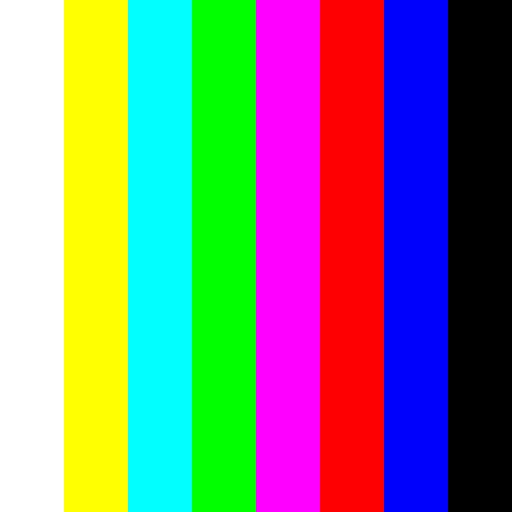
%> input picture barrasRGB.bmp, 512 x 512 px
$ octave Test_2_1.m   (GNU Octave 9; MATLAB toolbox functions it lacks are replaced by stand-ins)
%> lines starting %> are read from the running program, lines starting %| are printed output that depends on the picture; in (x1, y1, x2, y2) boxes, pixels count from 0 and x2, y2 are one past the last pixel; in counts of white or black regions, pixels touching at a corner belong together; the program's own positions count from 1
### RGBtoYCbCr.m
function [YCbCr] = RGBtoYCbCr(imageRGB)
%Receives (input): An image in RGB format (the same format delivered by Matllab function imread).
%Returns (output): A type 'cell' with three containers each corresponding to the image planes Y, Cb y Cr.
imageRGB_normalized = im2double(imageRGB);
Er = imageRGB_normalized(:,:,1);
Eg = imageRGB_normalized(:,:,2);
Eb = imageRGB_normalized(:,:,3);

Ey = 0.299*Er + 0.587*Eg + 0.114*Eb;
Er_Ey =  0.701*Er - 0.587*Eg - 0.114*Eb;
Eb_Ey =  -0.299*Er - 0.587*Eg + 0.886*Eb;

Kb = 0.5/0.886;
Kr = 0.5/0.701;

ECb = Kb*Eb_Ey;
ECr = Kr*Er_Ey;

%Y = im2uint8(219*Ey+16);
%Cb = im2uint8(224*ECb + 128);
%Cr = im2uint8(224*ECr + 128);

Y = uint8(219*Ey+16);
Cb = uint8(224*ECb + 128);
Cr = uint8(224*ECr + 128);
YCbCr = {Y, Cb, Cr};
end

### conv444to420.m
function [YCbCr420] = conv444to420(YCbCr444)
Y = YCbCr444{1};
Cb = YCbCr444{2};
Cr = YCbCr444{3};
[height,width] = size(Y);
Cb = imresize(Cb, [height/2, width/2], 'nearest');
Cr = imresize(Cr, [height/2, width/2], 'nearest');

YCbCr420 = {Y, Cb, Cr};
end

### conv420to444.m
function [YCbCr444] = conv420to444(YCbCr420)
Y = YCbCr420{1};
Cb = YCbCr420{2};
Cr = YCbCr420{3};

[height,width] = size(Cr);
Cb = imresize(Cb, [height*2, width*2], 'nearest');
Cr = imresize(Cr, [height*2, width*2], 'nearest');

YCbCr444 = {Y, Cb, Cr};
end

### YCbCrtoRGB.m
function [imageRGB] = YCbCrtoRGB(YCbCr)
%Receives (input): A type 'cell' with three containers each corresponding to the image planes Y, Cb y Cr.
%Returns (output): An image in RGB format (size: rows x columns x 3) resulting from the conversion.
Y = YCbCr{1};
Cb = YCbCr{2};
Cr = YCbCr{3};

Ey = (double(Y) -16)/219;
ECb = (double(Cb) - 128)/224;
ECr = (double(Cr) - 128)/224;

Kb = 0.5/0.8886;
Kr = 0.5/0.701;


Eb_Ey = ECb / Kb;
Er_Ey = ECr/ Kr;


Er = Ey + Er_Ey;
Eg = Ey + (-299*Er_Ey-114*Eb_Ey)/587;
Eb = Ey + Eb_Ey;

imageRGB_normalized(:,:,1)= Er;
imageRGB_normalized(:,:,2)= Eg;
imageRGB_normalized(:,:,3)= Eb;

imageRGB = im2uint8(imageRGB_normalized);


end

### Test_2_1.m
imageRGB = imread('barrasRGB.bmp');
%> imageRGB is the input picture: size 512x512x3 uint8; mean R, G, B 127.5, 127.5, 127.5
imageYCbCr = RGBtoYCbCr(imageRGB);
%> in RGBtoYCbCr, `Er = imageRGB_normalized(:,:,1);`:
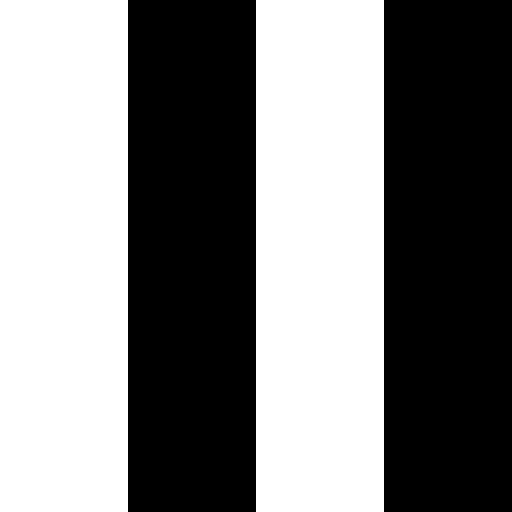
%> Er: size 512x512 double; values 0 (black) and 1 (white), 50% white; 2 white regions, box (x1, y1, x2, y2) and area: (0, 0, 128, 512) 65536, (256, 0, 384, 512) 65536
%> in RGBtoYCbCr, `Eg = imageRGB_normalized(:,:,2);`:
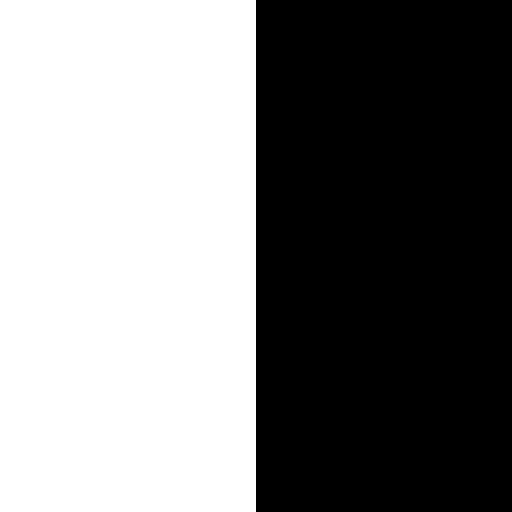
%> Eg: size 512x512 double; values 0 (black) and 1 (white), 50% white; 1 white region, box (x1, y1, x2, y2) and area: (0, 0, 256, 512) 131072
%> in RGBtoYCbCr, `Eb = imageRGB_normalized(:,:,3);`:
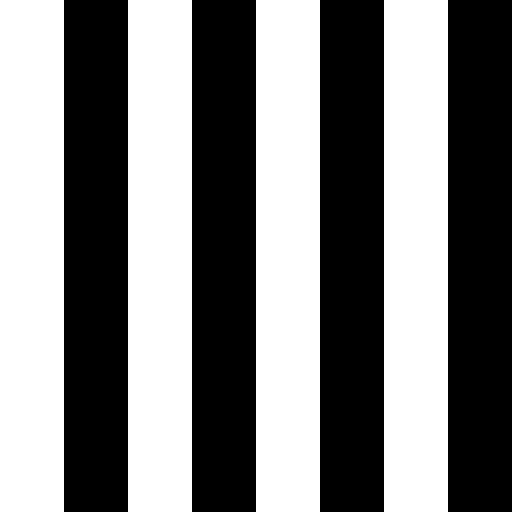
%> Eb: size 512x512 double; values 0 (black) and 1 (white), 50% white; 4 white regions, box (x1, y1, x2, y2) and area: (0, 0, 64, 512) 32768, (128, 0, 192, 512) 32768, (256, 0, 320, 512) 32768, (384, 0, 448, 512) 32768
%> in RGBtoYCbCr, `Ey = 0.299*Er + 0.587*Eg + 0.114*Eb;`:
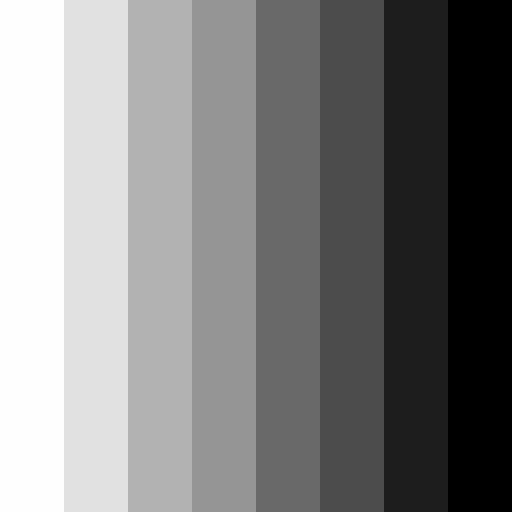
%> Ey: size 512x512 double; min 0, max 1, mean 0.5
%> in RGBtoYCbCr, `Er_Ey =  0.701*Er - 0.587*Eg - 0.114*Eb;`:
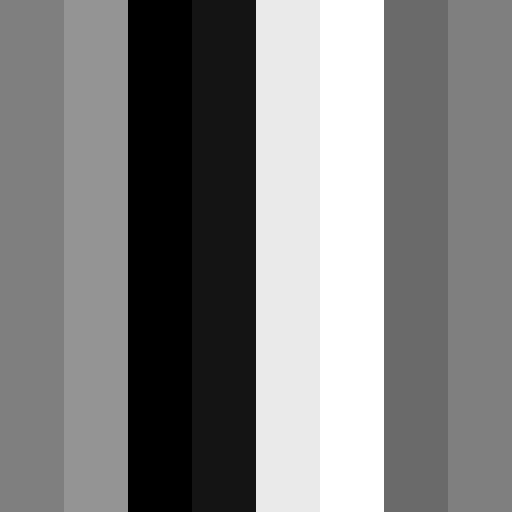
%> Er_Ey: size 512x512 double; min -0.701, max 0.701, mean 0; drawn with min black and max white
%> in RGBtoYCbCr, `Eb_Ey =  -0.299*Er - 0.587*Eg + 0.886*Eb;`:
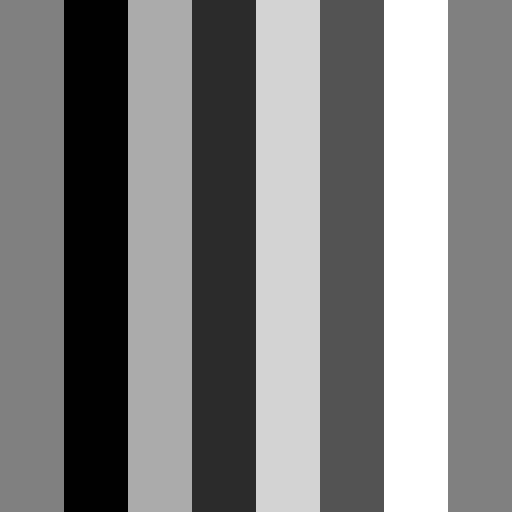
%> Eb_Ey: size 512x512 double; min -0.886, max 0.886, mean 0; drawn with min black and max white
%> in RGBtoYCbCr, `YCbCr = {Y, Cb, Cr};`: YCbCr = 3 items
%> imageYCbCr = 3 items
imageYCbCr420 = conv444to420(imageYCbCr);
%> imageYCbCr420 = 3 items
imageYCbCr444 = conv420to444(imageYCbCr420);
%> imageYCbCr444 = 3 items
imageRGBReconstructed = YCbCrtoRGB(imageYCbCr444);

subplot(1,2,1);
imshow(imageRGB);
subplot(1,2,2);
imshow(imageRGBReconstructed);

psnr(imageRGBReconstructed,imageRGB)
%> ans = 58.92
